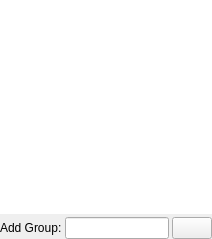
<ui version="4.0" >
 <class>EditGroupsWidget</class>
 <widget class="QWidget" name="EditGroupsWidget" >
  <property name="geometry" >
   <rect>
    <x>0</x>
    <y>0</y>
    <width>212</width>
    <height>239</height>
   </rect>
  </property>
  <property name="windowTitle" >
   <string>EditGroupsWidget</string>
  </property>
  <layout class="QVBoxLayout" name="verticalLayout" >
   <property name="spacing" >
    <number>3</number>
   </property>
   <property name="margin" >
    <number>0</number>
   </property>
   <item>
    <widget class="QListWidget" name="listWidget" >
     <property name="sizePolicy" >
      <sizepolicy vsizetype="Expanding" hsizetype="Expanding" >
       <horstretch>0</horstretch>
       <verstretch>0</verstretch>
      </sizepolicy>
     </property>
     <property name="minimumSize" >
      <size>
       <width>0</width>
       <height>50</height>
      </size>
     </property>
     <property name="frameShape" >
      <enum>QFrame::NoFrame</enum>
     </property>
    </widget>
   </item>
   <item>
    <layout class="QGridLayout" name="gridLayout" >
     <item row="0" column="0" >
      <widget class="QLabel" name="label_2" >
       <property name="text" >
        <string>Add Group:</string>
       </property>
      </widget>
     </item>
     <item row="0" column="1" >
      <widget class="QLineEdit" name="lineEdit" />
     </item>
     <item row="0" column="2" >
      <widget class="QPushButton" name="addButton" >
       <property name="text" >
        <string/>
       </property>
      </widget>
     </item>
    </layout>
   </item>
  </layout>
 </widget>
 <resources/>
 <connections/>
</ui>
